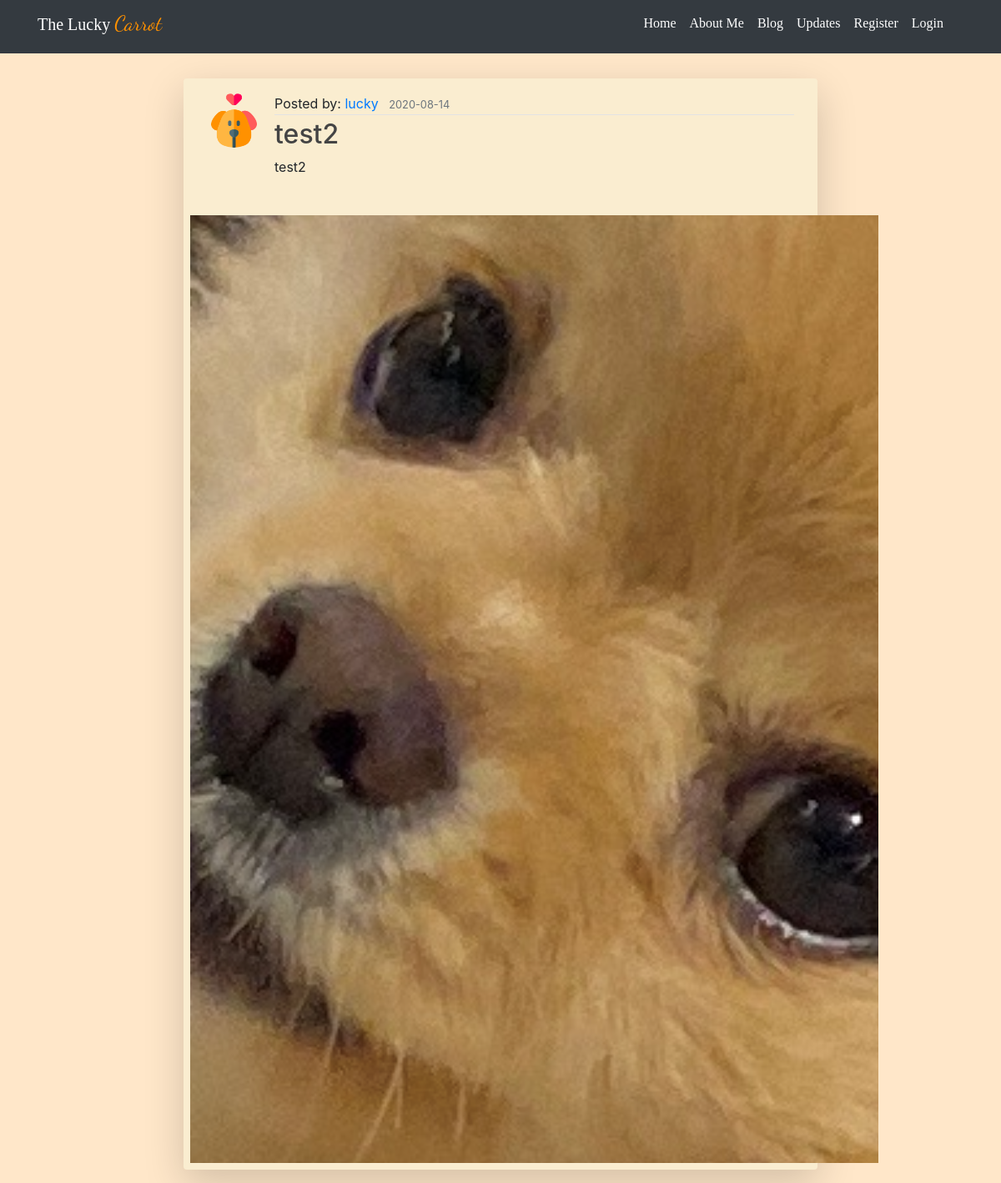
The app's page /blog/2, older data.
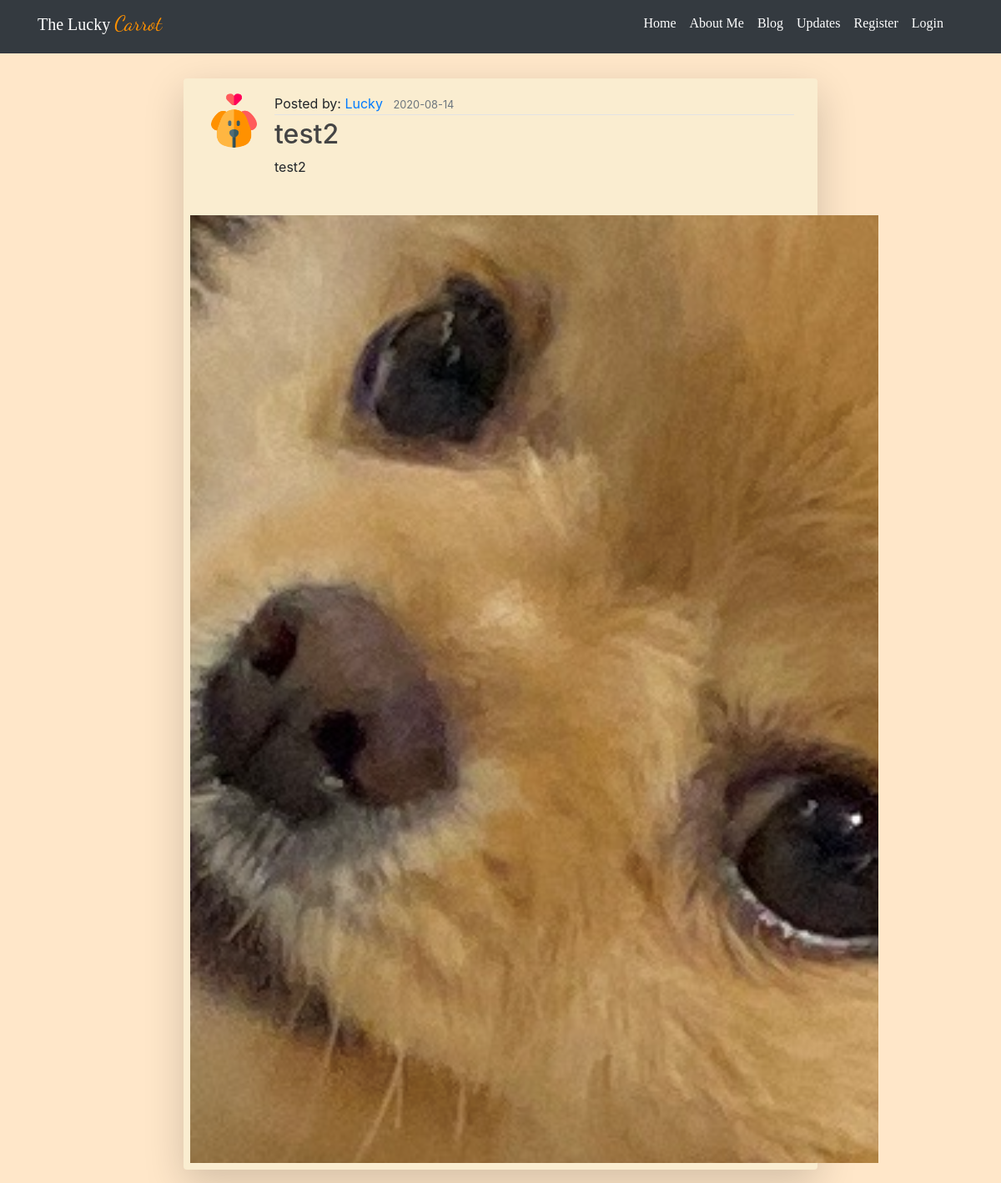
The same page, newer data.
### luckycarrot/models.py (models this page shows, shortened)
class User(db.Model, UserMixin):
    id = db.Column(db.Integer, primary_key=True)
    username = db.Column(db.String(20), unique=True, nullable=False)
    email = db.Column(db.String(120), unique=True, nullable=False)
    password = db.Column(db.String(60), nullable=False)
    updates = db.Column(db.Boolean, unique=False, default=False, nullable=False)
    image_file = db.Column(db.String(20), nullable=False, default='default.png')
    admin_user = db.Column(db.Boolean, unique=False, default=False, nullable=False)
    posts = db.relationship('Post', backref='author', lazy=True)

### luckycarrot/posts/routes.py (the view)
@posts.route('/blog/<int:post_id>')
def post(post_id):
    post = Post.query.get_or_404(post_id)
    return render_template('post.html', post=post)

### luckycarrot/templates/post.html (shortened to what this page needs)
{% extends 'main.html' %}
{% block links %}
<link rel="stylesheet" href="../static/css/post.css" type="text/css">
{% endblock %}
{% block content %}
    <div class='container-xl'>
        <div class="row">
            <div class="col-2"></div>
            <div class="col-8 shadow-lg p-2 mb-3 rounded borderBody">
                <article class='media content-section'>
                    <img class="rounded-circle article-img" src="{{ url_for('static', filename='profile_pictures/' + post.author.image_file)}}">
                    <div class='media-body'>
                        <div class="article-metadata">
                            <span>Posted by: <a class="mr-2" href="{{ url_for('main.about') }}">{{ post.author.username }}</a></span>
                            <small class='text-muted'>{{ post.date_posted.strftime('%Y-%m-%d') }}</small>
                        </div>
                        <h2 class="article-title">{{ post.title }}</h2>
                        <p class="article-content">{{ post.content }}</p>
                    </div>
                </article>
                <img src="{{ url_for('static', filename='post_pictures/' + post.image_file) }}">
            </div>
        </div>
    </div>
{% endblock %}

Row changes from the older to the newer data that the page shows:
changed User: author.username "lucky" → "Lucky"
